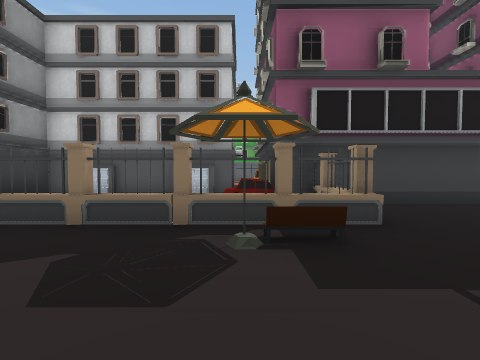
view 1 (above)

12 first-person views from a walk through a 3-D level made in the Unity game engine. The camera is 1.4 m above the floor, tilts 2° down and sees 90° across. The floor is counted in squares, 2 m on a side. Each view is taken from the middle of a square. On the plan, view 1 faces up. The plan holds only what a view shows up to about 9 squares ahead; the rest is blank. The place goes on beyond the plan. The player is left out. Some animated figures are not drawn. Door leaves are left out, so doorways stand open. Some surface patterns are stand-ins.

view 2
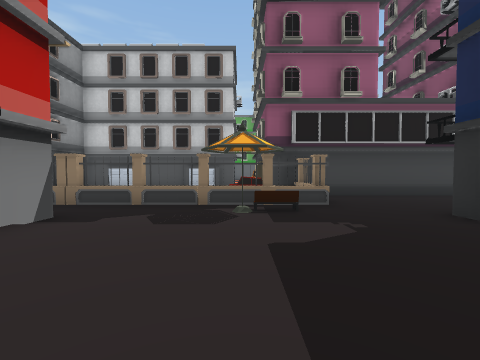

view 3
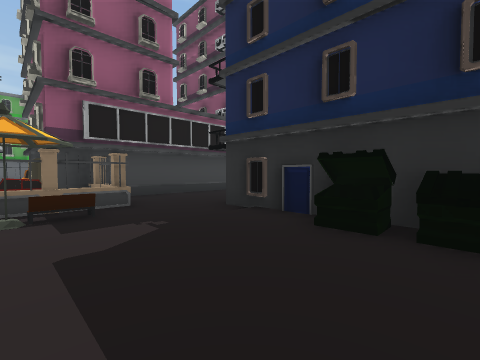

view 4
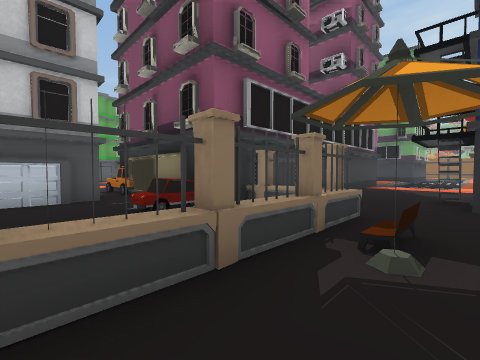

view 5
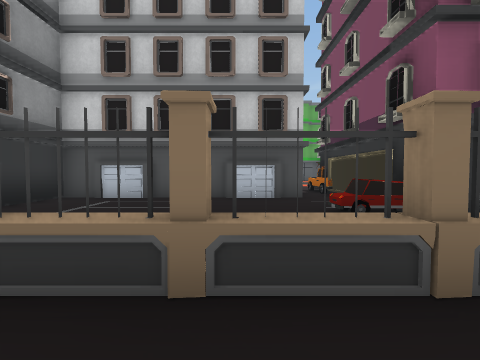

view 6
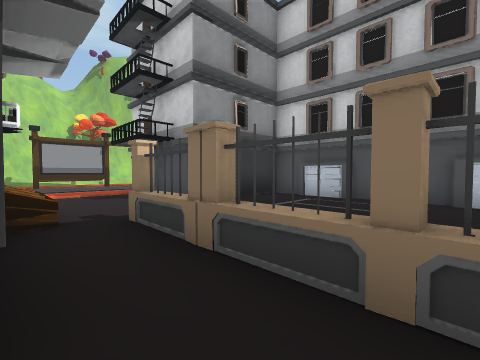

view 7
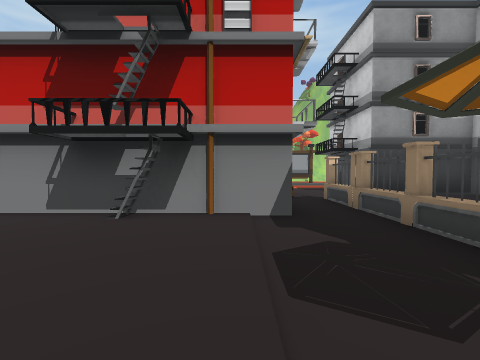

view 8
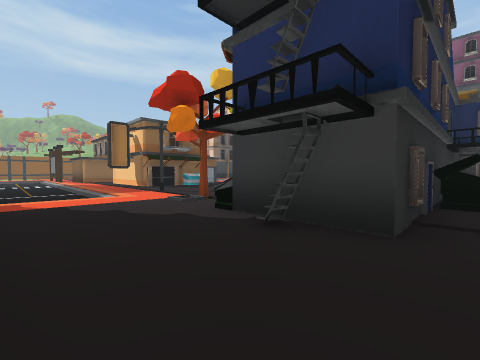

view 9
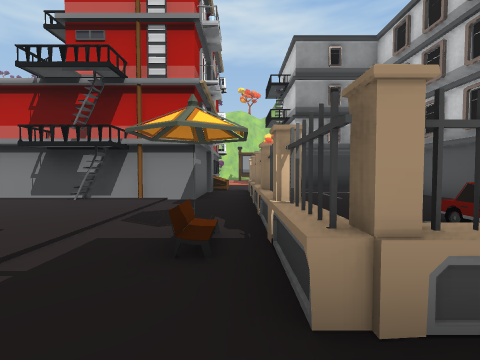

view 10
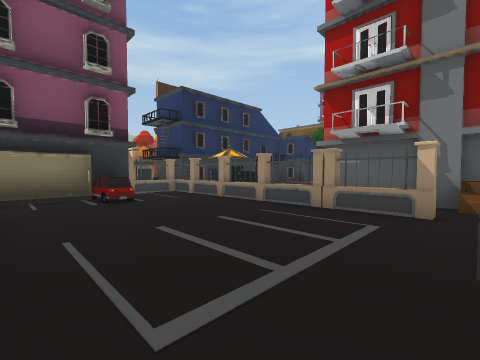

view 11
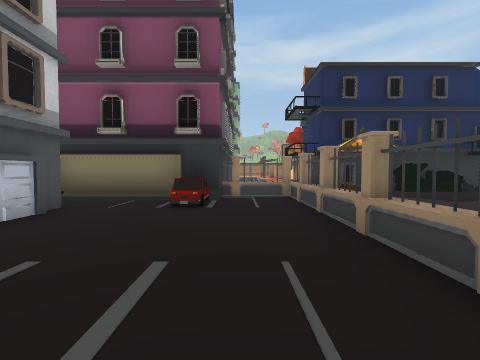

view 12
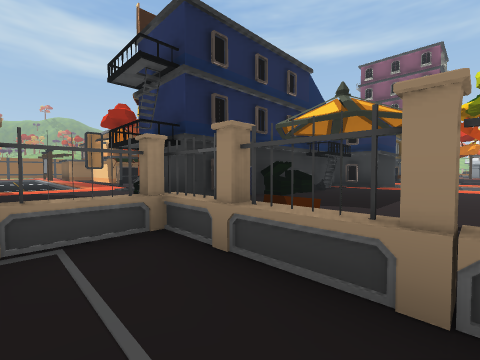

### Floor plan
Key: @ floor where view 1 was taken; # wall or solid block; . main floor; - floor 0.5 m lower than the main floor; / step, stairs or slope; D open door; = window, fence, low wall or low ledge; O other object.
Columns run from 11 left of view 1 to 13 right of it. Each row starts with its distance up from view 1.
 11            .O
 10            .O
  9     #######.#
  8     #.......#
  7     #.......##
  6     #......OO######
  5   ###........#........ --
  4 ............=#....DD.. --
  3 ......OO=##O=.....DD..///
  2    #O####..OO..###DD.....
  1         #......#   O..O.
  0         #..@...#    ...
 -1         #.....O#
 -2         #.....O#

Positions as (right, up) in squares from view 1, and headings:
1: (0, 0), facing up
2: (0, -2), facing up
3: (0, -2), facing up-right
4: (-2, 2), facing up-right
5: (-2, 2), facing up
6: (-2, 2), facing up-left
7: (1, 1), facing left
8: (3, 5), facing down-right
9: (3, 3), facing left
10: (-6, 8), facing down-right
11: (-5, 5), facing right
12: (-1, 5), facing down-right
